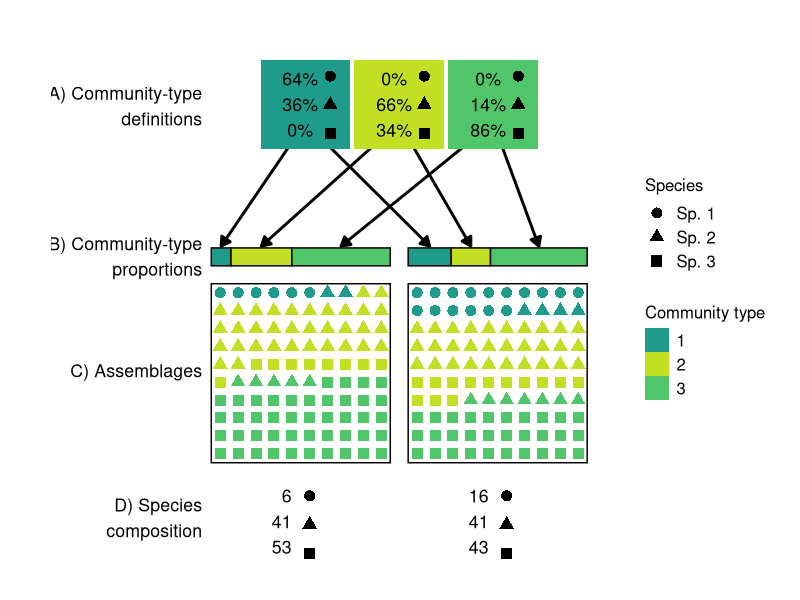
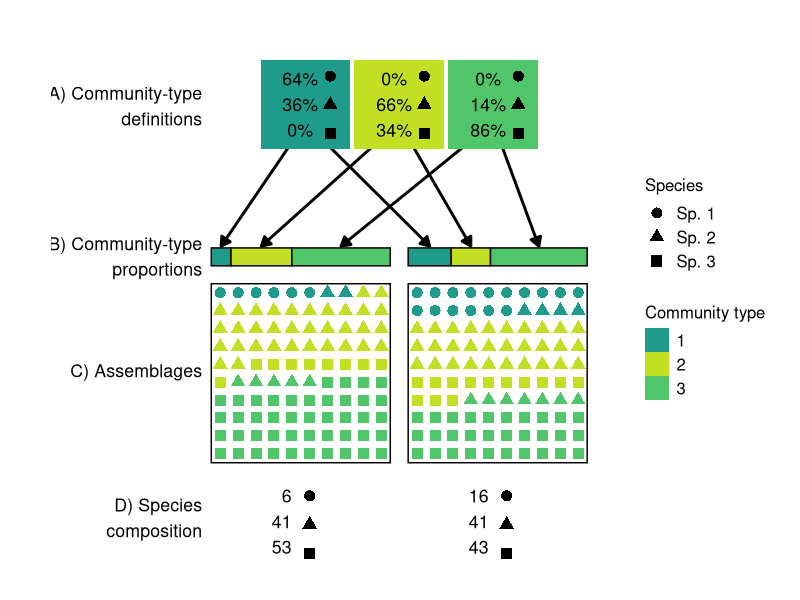

These charts were generated, in order, by the following R code:
library(tidyverse)
library(ggplot2)

N = 10^2
N_topics = 3
N_docs = 2
N_species = 3
alpha = 2
alpha_beta = .2

# From the 4-class PuOr palette on Colorbrewer2.org
colors = c('#e66101','#fdb863','#b2abd2','#5e3c99')[c(3, 1, 2)]
colors = viridis::viridis(12)[c(7, 11, 9)]


set.seed(21)
beta = matrix(c(0.64, 0.36, 0, 
                0, 0.66, 0.34, 
                0, .14, .86),
              N_topics, N_species, byrow = TRUE)

set.seed(1)
thetas = list(c(.11, .45, .44),
              c(.24, .46, .30))

zs = thetas %>% 
  map(~sample.int(n = N_topics, size = N, prob = .x, replace = TRUE))


pick_species = function(z){
  map_dbl(z, ~sample.int(n = N_species, size = 1, prob = beta[.x, ]))
}

assemblages = map(zs, pick_species)

get_xmin = function(doc){
  (doc - 1) * (sqrt(N) + 1)
}

labels = round(beta * 100) %>% 
  apply(1, list) %>% 
  flatten() %>% 
  map(~paste(.x, "%  ", sep = "")) %>% 
  map(paste, collapse = "\n") %>% 
  flatten_chr()

output = transpose(.l = list(doc = 1:N_docs,
                             z = zs, 
                             word = assemblages)) %>% 
  map(as_data_frame) %>% 
  bind_rows() %>% 
  arrange(doc, z, word) %>% 
  group_by(doc) %>% 
  mutate(x = get_xmin(doc) + rep(1:sqrt(N), sqrt(N)), 
         y = rep(sqrt(N):1, each = sqrt(N)))

rects = data_frame(
  xmin = get_xmin(seq_len(N_docs)) + .5,
  xmax = get_xmin(seq_len(N_docs)) + sqrt(N) + .5,
  ymin = rep(.5, 2),
  ymax = rep(.5 + sqrt(N), 2),
  fill = factor(1, levels = 1:N_topics),
  alpha = 0)

proportion_rects = lapply(1:N_docs,
                          function(i) {
                            data_frame(xmin = rects$xmin[i] + 
                                         c(0, thetas[[i]][-N_topics]) * sqrt(N),
                                       xmax = c(xmin[-1], rects$xmax[[i]]),
                                       ymin = sqrt(N) + 1.5,
                                       ymax = sqrt(N) + 2.5,
                                       fill = factor(1:N_topics),
                                       alpha = 1)
                          }) %>% 
  bind_rows()


topic_positions = seq(min(rects$xmin), max(rects$xmax), length = N_topics + 2)
topic_positions = topic_positions[-c(1, length(topic_positions))]


arrows = data_frame(
  x = rep(topic_positions, times = N_docs),
  y = max(proportion_rects$ymax) + 7,
  xend = (proportion_rects$xmin + proportion_rects$xmax) / 2,
  yend = .1 + max(proportion_rects$ymax),
  size = 1
)

counts = output %>% 
  group_by(doc, word) %>% 
  summarize(n = n()) %>% 
  group_by(doc) %>% 
  summarize(counts = paste0(n, collapse = "\n"))

composition_x = sqrt(N) * seq(0.5, N_docs - .5) + seq_len(N_docs)

left_labels = tribble(
  ~label,                  ~y,
  "A) Community-type\ndefinitions",    max(arrows$y) + 2,
  "B) Community-type\nproportions",    min(arrows$yend) + 0.5,
  "C) Assemblages",           sqrt(N)/2 + 1,
  "D) Species\ncomposition",   -1.5
)
point_size = 3.4

basic_plot = ggplot() +
  geom_segment(data = arrows, 
               aes(x = x, y = y, xend = xend, yend = yend), 
               arrow = arrow(type = "closed", length = unit(.1, "inches")),
               size = 1) + 
  geom_rect(data = bind_rows(rects, proportion_rects), 
            aes(xmin = xmin, xmax = xmax, 
                ymin = ymin, ymax = ymax, fill = fill, alpha = alpha),
            color = "black") + 
  geom_tile(data = arrows[1:N_topics, ], 
            aes(x = x, y = y + 1, height = sqrt(N) / 2, width = sqrt(N) / 2, 
                fill = factor(1:N_topics))) +
  geom_point(data = output, 
             aes(x = x,
                 y = y, 
                 color = factor(z), 
                 shape = factor(word)), 
             size = point_size) + 
  geom_point(aes(x = rep(composition_x, each = N_species),
                 shape = rep(factor(1:N_species), N_docs), 
                 y = rep(0.25 - 1.6 * (1:N_species), N_docs)),
             size = point_size) + 
  geom_point(aes(x = rep(unique(arrows$x) + 1.4, each = N_topics), 
                 y = rep(max(arrows$y) + 4.2 - 1.6 * (1:N_species), N_topics),
                 shape = rep(factor(1:N_species), N_topics)),
             size = point_size)

styled_plot = basic_plot + 
  scale_shape_discrete("Species", labels = paste("Sp.", 1:N_species)) + 
  scale_color_manual(values = colors, guide = FALSE) +
  scale_alpha_continuous(range = c(0, 1), guide = FALSE) +
  scale_fill_manual("Community type", values = colors) +
  theme(axis.text = element_blank(), axis.ticks = element_blank(), 
        panel.background = element_blank()) +
  coord_equal(xlim = c(-7, (sqrt(N) + 1) * N_docs),
              ylim = c(-4, max(arrows$y) + sqrt(N) / 2)) + 
  xlab("") +
  ylab("") +
  theme(legend.title = element_text(size = 12), 
        legend.text = element_text(size = 12))

final_plot = styled_plot + 
  geom_text(data = arrows[1:N_topics, ], 
            aes(x = x, y = y + 1, label = labels),
            size = 4.5) + 
  geom_text(data = left_labels, aes(x = 0, y = y, label = label), 
            size = 4.5, hjust = "right", vjust = "top") + 
  geom_text(aes(x = composition_x - 1, 
                y = -1, label = counts$counts), 
            size = 4.5, vjust = 1, hjust = 1)


final_plot
ggsave("explanatory.pdf", width = 7, height = 6)
